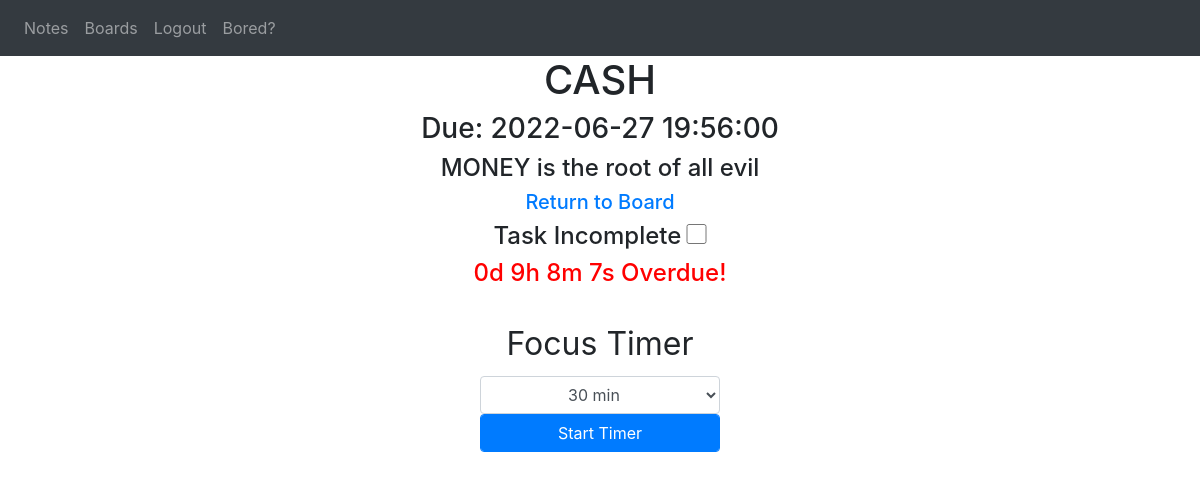
The app's page /boards/a/DD/1 (signed in) with its own data.
### website/models.py (models this page shows)
class Task(db.Model):
    id = db.Column(db.Integer, primary_key = True)
    created = db.Column(db.DateTime(timezone = True), default = func.now())
    due_date = db.Column(db.DateTime(timezone = True))
    name = db.Column(db.String(100))
    description = db.Column(db.String(10000))
    completed = db.Column(db.Boolean, default = False)
    category = db.Column(db.Integer, db.ForeignKey('category.id'))
    board = db.Column(db.Integer, db.ForeignKey('board.id'))
    user_id = db.Column(db.Integer, db.ForeignKey('user.id'))

### website/views.py (the view)
@views.route('/boards/<board>/<category>/<task>', methods= ['GET'])
def display_task(board, category, task):
    return render_template("taskview.html", user = current_user, board = board, category = category, task = task)

### website/__init__.py (called while the page is built)
def create_app():
    app = Flask(__name__)
    app.config['SECRET_KEY'] = 'hjshjhdjah kjshkjdhjs'
    app.config['SQLALCHEMY_DATABASE_URI'] = f'sqlite:///{DB_NAME}'
    app.config['SQLALCHEMY_TRACK_MODIFICATIONS'] = False
    db.init_app(app)
    from .views import views
    from .auth import auth
    app.register_blueprint(views, url_prefix='/')
    app.register_blueprint(auth, url_prefix='/')
    from .models import User, Note, Board, Task, Category
    create_database(app)
    login_manager = LoginManager()
    login_manager.login_view = 'auth.login'
    login_manager.init_app(app)
    @login_manager.user_loader
    def load_user(id):
        return User.query.get(int(id))
    return app

### website/templates/taskview.html (shortened to what this page needs)
{% extends "base.html" %}
{% block style %}
<link rel="stylesheet" href="{{ url_for('static', filename = 'taskView.css') }}" />
{% endblock %}
{% block content %}
    {% for categoryObject in current_user.categories %}
    {% if categoryObject.name == category%}
    {% for taskObject in categoryObject.tasks%}
    {% if task|int == taskObject.id %}
    <h1
    align="center"
    class="show-task task-title"
    id="task-title"
    ondblclick='editTaskElement(".task-title")'>{{ taskObject.name }}</h1>
    <h3
    id="task-due-date"
    class="show-task task-due"
    align="center"
    ondblclick='setDefaultDate("{{taskObject.due_date}}"); editTaskElement(".task-due");'>Due: {{taskObject.due_date}}</h3>
    <h4
    id="task-description"
    class="show-task task-description"
    align="center"
    ondblclick='editTaskElement(".task-description")'>{{taskObject.description}}</h4>
    <h5 align="center"><a href="/boards/{{ board }}">Return to Board</a></h5>
<div align="center" class="task-complete" >
    {% if taskObject.completed == True %}
    <h4 id="task-status">Task Complete</h4>
    <input
    align="center"
    name="check-box"
    type="checkbox"
    aria-label="Complete"
    id="task-completed-checkbox"
    class="task-view checkbox form-control"
    onclick="toggleTaskCompletion({{ taskObject.id }}, {{ taskObject.board }})"
    checked
    >
    {% else %}
    <h4 id="task-status">Task Incomplete</h4>
    <input
    onshow="showDueDate('{{ taskObject.due_date }}');"
    type="checkbox"
    name="check-box"
    aria-label="Complete"
    id="task-completed-checkbox"
    class="task-view checkbox form-control"
    onclick="toggleTaskCompletion({{ taskObject.id }}, {{ taskObject.board }})"
    >
    <h4 id="time-remaining"></h4>
    <div id="focus-timer-div" align="center">
    <label
    for="focus-timer-selection"
    id="focus-timer-label">
    Focus Timer
    </label>
    <select id="focus-timer-selection" class="form-control" >
        <option value="30" selected>30 min</option>
    </select>
    <button onclick="startTimer()" class="form-control btn btn-primary" id="focus-timer-button">Start Timer</button>
    </div>
    {% endif %}
</div>
    {% endif %}
    {% endfor %}
    {% endif %}
    {% endfor %}
{% endblock %}

### website/templates/base.html (shortened to what this page needs)
<!DOCTYPE html>
<html>
  <head>
    <link
      rel="stylesheet"
      href="https://stackpath.bootstrapcdn.com/bootstrap/4.4.1/css/bootstrap.min.css"
    />
    <link
      rel="stylesheet"
      href="https://stackpath.bootstrapcdn.com/font-awesome/4.7.0/css/font-awesome.min.css"
    />
    {% block style %}{% endblock %}
  </head>
  <body>
    <nav class="navbar navbar-expand-lg navbar-dark bg-dark">
      <div class="collapse navbar-collapse" id="navbar">
        <div class="navbar-nav">
          {% if user.is_authenticated %}
          <a class="nav-item nav-link" id="Notes" href="/">Notes</a>
          <a class="nav-item nav-link" id="Boards" href="/boards">Boards</a>
          <a class="nav-item nav-link" id="logout" href="/logout">Logout</a>
          <a class="nav-item nav-link" id="ani" href="/ani">Bored?</a>
          {% else %}
          <a class="nav-item nav-link" id="login" href="/login">Login</a>
          <a class="nav-item nav-link" id="signUp" href="/sign-up">Sign Up</a>
          <a class="nav-item nav-link" id="ani" href="/ani">Bored?</a>
          {% endif %}
        </div>
      </div>
    </nav>
    <div id="container">{% block content %} {% endblock %}</div>
  </body>
</html>

### website/static/taskView.css (style rules this page uses)
div#focus-timer-div { max-width: 15rem; }
label#focus-timer-label { font-size: 2rem; }
select#focus-timer-selection { text-align: center; }
input#task-completed-checkbox { display: inline-block; max-width: 1.3rem; max-height: 1.3rem; }
h4#task-status { display: inline-block; }

### records on screen
Task: name "CASH", due_date "2022-06-27 19:56:00", description "MONEY is the root of all evil"
